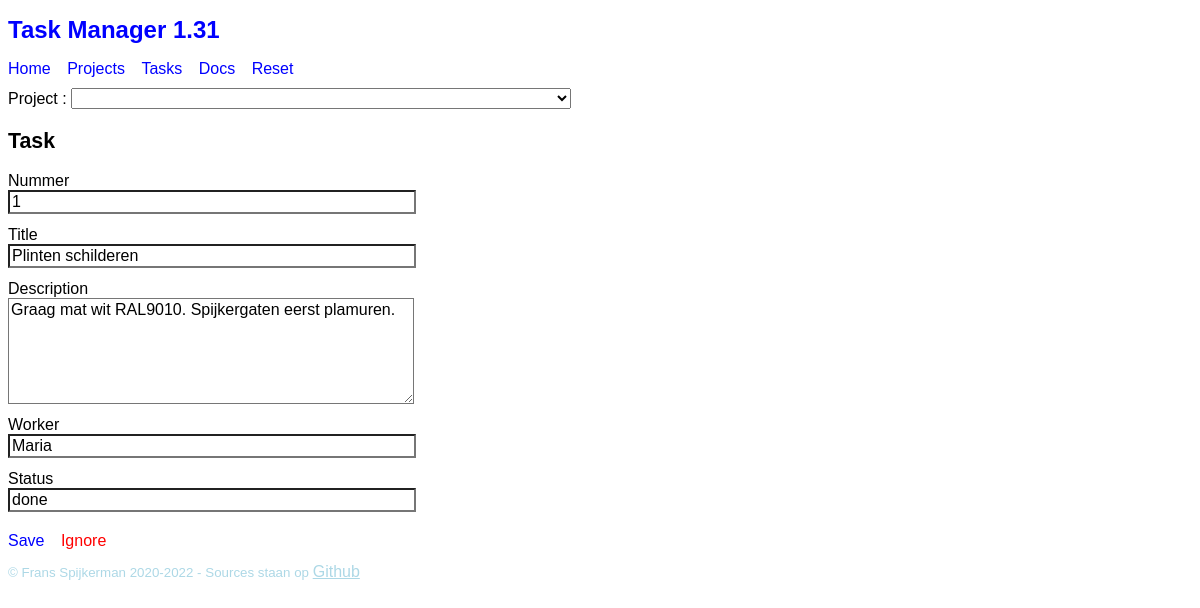
/?view=TaskEdit&projectId=1&taskNumber=1, run on the app's committed database.
### tables this page shows
CREATE TABLE `TM1_Task` (
  `projectId` int(11) NOT NULL,
  `taskNumber` int(11) NOT NULL,
  `title` varchar(40) DEFAULT NULL,
  `description` text DEFAULT NULL,
  `worker` varchar(40) DEFAULT NULL,
  `status` varchar(20) DEFAULT NULL,
  CONSTRAINT PRIMARY KEY (`projectId`, `taskNumber`),
  CONSTRAINT FOREIGN KEY (`projectId`) REFERENCES `TM1_Project` (`projectId`)
);

### framework/View.php (called while the page is built, shortened)
<?php
abstract class View {
    function __construct() {
        $this->show();
    }
}

### framework/DAO.php (called while the page is built, shortened)
<?php
require_once 'framework/SqlProvider.php';
abstract class DAO extends SqlProvider {
    private $class;
    private $object;
    private $stmt;
    function __construct($class) {
        $this->class = $class;
    }
    protected function startListSql($sql, $args = []): void {
        $this->stmt = $this->prepare($sql);
        $this->stmt->execute($args);
        $this->object = $this->stmt->fetchObject($this->class) ?: null;
    }
    protected function getObjectSql($sql, $args = []): ?Model {
        $this->stmt = $this->prepare($sql);
        $this->stmt->execute($args);
        return $this->stmt->fetchObject($this->class) ?: null;
    }
    function hasNext(): bool {
        return $this->object !== null;
    }
    function getNext(): Model {
        $result = $this->object;
        $this->object = $this->stmt->fetchObject($this->class) ?: null;
        return $result;
    }
}

### framework/SqlProvider.php (called while the page is built, shortened)
<?php
class SqlProvider {
    private static $pdo = null;
    private function connect($host, $dbname, $user, $pass): void {
        try {
            $dsn = "mysql:dbname=$dbname;host=$host;charset=utf8";
            self::$pdo = new PDO($dsn, $user, $pass, null);
            self::$pdo->setAttribute(PDO::ATTR_ERRMODE, PDO::ERRMODE_EXCEPTION);
        } catch (PDOException $ex) {
            die('SqlProvider connection failed: ' . $ex->getMessage());
        }
    }
    function prepare($sql) {
        return self::$pdo->prepare($sql);
    }
}

### dao/ProjectDAO.php (called while the page is built, shortened)
<?php
require_once 'framework/DAO.php';
require_once 'model/Project.php';
class ProjectDAO extends DAO {
    private static $select = 'SELECT * FROM `TM1_Project`';
    function startList(): void {
        $sql = self::$select;
        $sql .= ' ORDER BY `TM1_Project`.`projectId`';
        $this->startListSql($sql);
    }
}

### model/Project.php (called while the page is built, shortened)
<?php
class Project extends Model
{
    protected $projectId = null;
    function getProjectId()
    {
        return $this->projectId;
    }
}

### dao/TaskDAO.php (called while the page is built, shortened)
<?php
require_once 'framework/DAO.php';
require_once 'model/Task.php';
class TaskDAO extends DAO {
    private static $select = "SELECT"
            . " `TM1_Task`.*, `TM1_Project`.`title` AS `project`"
            . " FROM `TM1_Task`"
            . " LEFT JOIN `TM1_Project`"
            . " ON `TM1_Task`.`projectId` = `TM1_Project`.`projectId`";
    function get(?string $projectId, ?string $taskNumber) {
        if (empty($taskNumber)) {
            return new Task;
        } else {
            $sql = self::$select;
            $sql .= " WHERE `TM1_Task`.`projectId` = ? AND `TM1_Task`.`taskNumber` = ?";
            return $this->getObjectSql($sql, [$projectId, $taskNumber]);
        }
    }
}

### model/Task.php (called while the page is built, shortened)
<?php
class Task extends Model
{
    protected $taskNumber = null;
    protected $title = '';
    protected $description = '';
    protected $worker = '';
    protected $status = 'to do';
    function getTaskNumber()
    {
        return $this->taskNumber;
    }
    function getTitle()
    {
        return $this->title;
    }
    function getDescription()
    {
        return $this->description;
    }
    function getWorker()
    {
        return $this->worker;
    }
    function getStatus()
    {
        return $this->status;
    }
}

### view/ProjectSelector.php (the view)
<?php
require_once 'framework/View.php';
require_once 'model/Project.php';
require_once 'dao/ProjectDAO.php';
class ProjectSelector extends View {
    private $projectId;
    function getProjectId() {
        return $this->projectId;
    }
    function show() {
        if (!empty($_POST)) {
            $projectId = filter_input(INPUT_POST, 'projectId');
            $_SESSION['projectId'] = $projectId;
        } else if (isset($_SESSION['projectId'])) {
            $projectId = $_SESSION['projectId'];
        } else {
            $projectId = '';
        }
        $this->projectId = $projectId;
        $projectDAO = new ProjectDAO;
        $projectDAO->startList();
        ?>
        <form method="post">
            <label>Project :
                <select name="projectId" onchange="submit()">
                    <option value=""></option>
                    <?php
                    while ($projectDAO->hasNext()) {
                        $project = $projectDAO->getNext();
                        $selected = $project->getProjectId() == $projectId ? 'selected' : '';
                        echo "<option {$selected} value='{$project->getProjectId()}'>{$project->getTitle()}</option>\n";
                    }
                    ?>
                </select>
            </label>
        </form>
        <?php
    }
}

### view/TaskEdit.php (shortened to what this page needs)
<?php
require_once 'framework/View.php';
require_once 'dao/TaskDAO.php';
require_once 'view/ProjectSelector.php';
class TaskEdit extends View {
    function show() {
        $action = filter_input(INPUT_GET, 'action');
        $projectId = filter_input(INPUT_GET, 'projectId');
        $taskNumber = filter_input(INPUT_GET, 'taskNumber');
        $taskDAO = new TaskDAO;
        $task = $taskDAO->get($projectId, $taskNumber);
        $ps = new ProjectSelector();
        ?>
        <h2>Task</h2>
        <form id="task" method="post" action="?controller=TaskController&action=<?= $action ?>">
            <label>Nummer<input name="taskNumber" value="<?= $task->getTaskNumber() ?>"></label>
            <label>Title<input name="title" value="<?= $task->getTitle() ?>"></label>
            <label>Description<textarea name="description"><?= $task->getDescription() ?></textarea></label>
            <label>Worker<input name="worker" value="<?= $task->getWorker() ?>"></label>
            <label>Status<input name="status" value="<?= $task->getStatus() ?>"></label>
        </form>
        <nav>
            <button form="task" type="submit">Save</button>
            <a href="?view=TaskList">Ignore</a>
        </nav>
        <?php
    }
}
new TaskEdit;

### style/style.css (style rules this page uses)
* { font-family: sans-serif; font-size: 12pt; }
h2 { font-size: 16pt; }
nav { margin-top: 10px; margin-bottom: 10px; }
nav a, nav button { display: inline-block; text-decoration: none; margin: 0 12px 0 0; color: blue; }
nav button { border: 0; background-color: white; padding: 0; }
main nav a { color: red; }
form { margin-bottom: 20px; }
form label { display: block; margin-bottom: 12px; }
form label input { display: block; background-color: white; width: 400px; }
form label textarea { display: block; background-color: white; height: 100px; width: 400px; }
select { width: 500px; }

### data on the page
tm1_task: taskNumber "1", title "Plinten schilderen", description "Graag mat wit RAL9010. Spijkergaten eerst plamuren.", worker "Maria", status "done"

### other printed values
$title "Task Manager 1.31"
$menu_item "Home"
$menu_item "Projects"
$menu_item "Tasks"
$menu_item "Docs"
